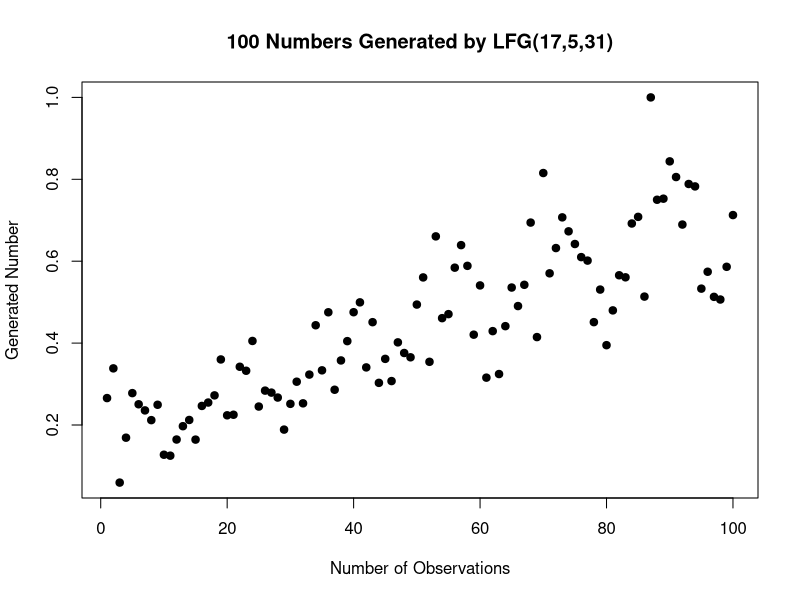

This chart was generated by the following R code:

lfg = function(j, k, l, n) {
    # generate the seed
    seed <- runif(j, 0, 2^l)
    for (i in 1:n) {
        seed[j + i] <- seed[i] + seed[j + i - k]%%2^l
    }
    # standardize to [0:1]
    X = seed[(j + 1):length(seed)]/max(seed)
    print(X)
}
# generate 4 new random numbers
plot(lfg(17, 5, 31, 100), main = "100 Numbers Generated by LFG(17,5,31)", xlab = "Number of Observations", ylab = "Generated Number", 
    pch = 19)
 
 TRUE
